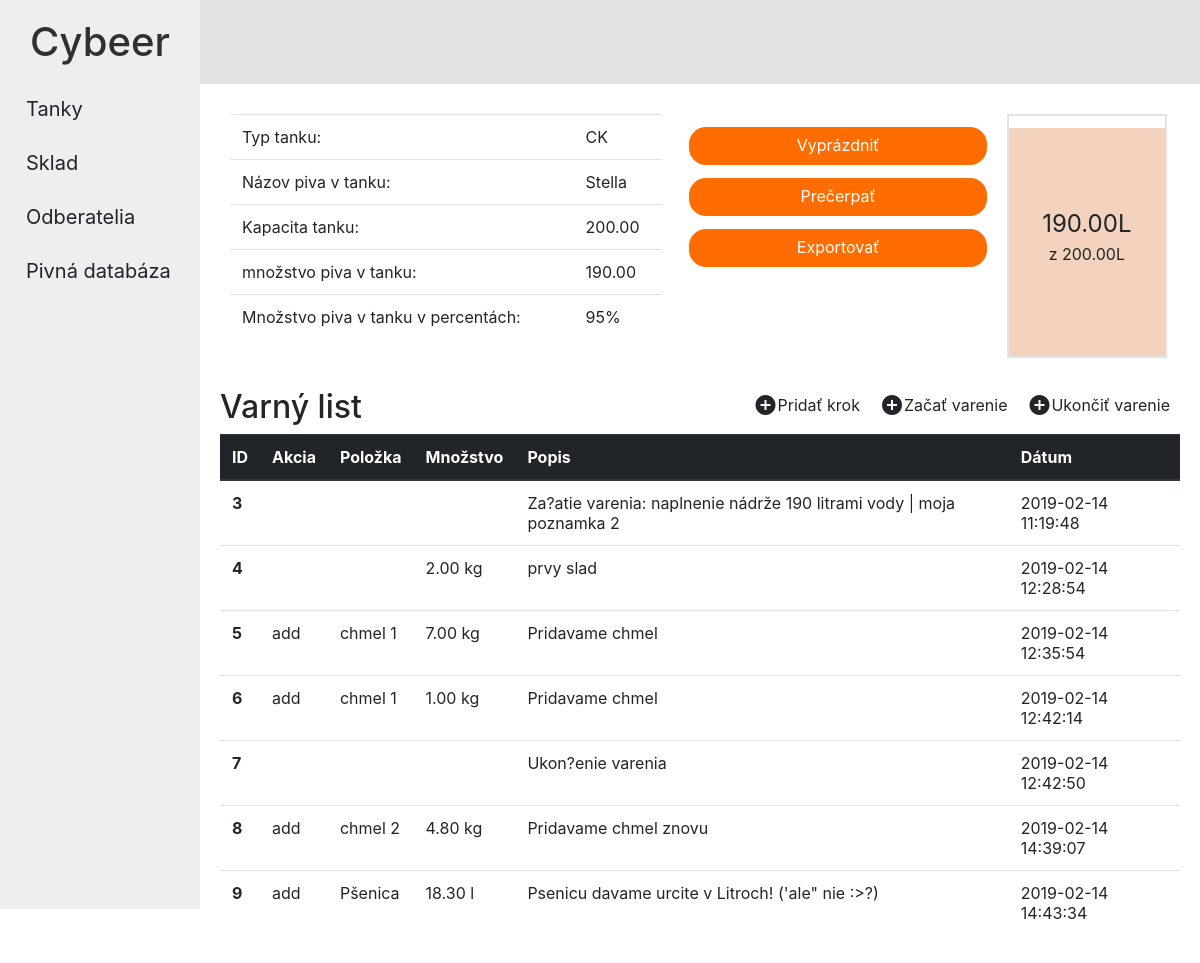
The app's page /index.php/tanks/view/5 with its own data.
### tables this page shows
CREATE TABLE `tanks` (
  `id` int(11) NOT NULL,
  `user_id` int(11) NOT NULL,
  `type` enum('CL','CK') NOT NULL,
  `name` varchar(100) DEFAULT NULL,
  `capacity` decimal(10,2) NOT NULL,
  `status` decimal(10,2) NOT NULL
);

CREATE TABLE `brewing_log` (
  `id` int(11) NOT NULL,
  `brewing_list_id` int(11) NOT NULL,
  `action` enum('add','deduct') DEFAULT NULL,
  `storage_id` int(11) DEFAULT NULL,
  `amount` decimal(10,2) DEFAULT NULL,
  `units` enum('kg','l','ks') DEFAULT NULL,
  `description` varchar(255) DEFAULT NULL,
  `created` timestamp NOT NULL DEFAULT CURRENT_TIMESTAMP
);

CREATE TABLE `storage` (
  `id` int(11) NOT NULL,
  `user_id` int(11) NOT NULL,
  `name` varchar(255) NOT NULL,
  `amount` decimal(10,2) NOT NULL,
  `units` enum('kg','l','ks') NOT NULL
);

### application/controllers/tanks.php (called while the page is built, shortened)
<?php
class Tanks extends CI_Controller {
    public function __construct()
    {
        $this->load->model('tanks_model');
        $this->load->model('brewing_model');
        $this->load->helper('url_helper');
        $this->load->helper('html');
    }
    public function view($id = NULL)
    {
        $data['user']['id'] = 1;
        $data['tanks_item'] = $this->tanks_model->get_tanks($data['user']['id'], $id);
        $data['title'] = $data['tanks_item']['name'];
        $data['brew_list'] = $this->brewing_model->get_brew_list($id);
        $data['brew_log'] = $this->brewing_model->get_brew_log($data['brew_list']['id']);
        $this->load->view('templates/header', $data);
        $this->load->view('tanks/view', $data);
        $this->load->view('templates/footer');
    }
}

### index.php (called while the page is built, shortened)
<?php
require_once BASEPATH.'core/CodeIgniter.php';

### application/models/Tanks_model.php (called while the page is built, shortened)
<?php
class Tanks_model extends CI_Model {
    public function get_tanks($user_id = false, $id = false)
    {
        if ($id !== false) {
            $query = $this->db->get_where('tanks', array('id' => $id, 'user_id' => $user_id));
            return $this->calculate_fillings($query->row_array());
        } else if($user_id !== false) {
            $query = $this->db->get_where('tanks', array('user_id' => $user_id));
            $tanks = $this->calculate_fillings($query->result_array());
            return $tanks;
        } else {
            return false;
        }
    }
    private function calculate_fillings($tanks)
    {
        if (!isset($tanks['type'])) {
            foreach($tanks as &$tank) {
                $tank['filling_amount_percent'] = $tank['status'] / $tank['capacity'] * 100;
            }
            return $tanks;
        } else {
            $tanks['filling_amount_percent'] = $tanks['status'] / $tanks['capacity'] * 100;
            return $tanks;
        }
    }
}

### application/models/Brewing_model.php (called while the page is built, shortened)
<?php
class Brewing_model extends CI_Model {
    public function get_brew_list($id = null)
    {
        if ($id !== null) {
            $query = $this->db->get_where('brewing_lists', array('id' => $id));
            return $query->row_array();
        } else {
            return false;
        }
    }
    public function get_brew_log($brew_list_id = null)
    {
        if ($brew_list_id !== null) {
            $query = $this->db->get_where('brewing_log', array('brewing_list_id' => $brew_list_id));
            $brew_steps = $query->result_array();
            foreach($brew_steps as &$brew_step) {
                if(!empty($brew_step['storage_id'])) {
                    $query = $this->db->get_where('storage', array('id' => $brew_step['storage_id']));
                }
            }
            return $brew_steps;
        } else {
            return false;
        }
    }
}

### application/views/tanks/view.php (the view, shortened to what this page needs)
<div class="tank-view">
    <div class="left-column">
        <table class="table">
            <tbody>
                <tr>
                    <td>Typ tanku:</td>
                    <td><?php echo $tanks_item['type']; ?></td>
                </tr>
                <tr>
                    <td>Názov piva v tanku:</td>
                    <td><?php echo $tanks_item['name']; ?></td>
                </tr>
                <tr>
                    <td>Kapacita tanku:</td>
                    <td><?php echo $tanks_item['capacity']; ?></td>
                </tr>
                <tr>
                    <td>množstvo piva v tanku:</td>
                    <td><?php echo $tanks_item['status']; ?></td>
                </tr>
                <tr>
                    <td>Množstvo piva v tanku v percentách:</td>
                    <td><?php echo $tanks_item['filling_amount_percent']; ?>%</td>
                </tr>
            </tbody>
        </table>
    </div>
    <div class="right-column">
        <div class="tank-filling">
            <div class="filling" style="height: <?php echo $tanks_item['filling_amount_percent']; ?>%;"></div>
            <div class="outer">
              <div class="middle">
                <div class="inner">
                    <div class="filling_number"><?php echo $tanks_item['status']; ?>L</div>
                    <div class="capacity">z <?php echo $tanks_item['capacity']; ?>L</div>
                </div>
              </div>
            </div>
        </div>
    </div>
    <div class="middle-column">
        <div class="buttons">
            <a href="<?php echo site_url('tanks/empty_tank/'.$tanks_item['id']); ?>">
                <div class="button empty">Vyprázdniť</div>
            </a>
            <a href="<?php echo site_url('tanks/cast_tank/'.$tanks_item['id']); ?>">
                <div class="button cast">Prečerpať</div>
            </a>
            <a href="<?php echo site_url('export/create/'.$tanks_item['id']); ?>">
                <div class="button fill">Exportovať</div>
            </a>
        </div>
    </div>
    <div class="brew-list">
        <div class="float-left">
            <h2>Varný list</h2>
        </div>
        <a href="<?php echo site_url('brewing/finish/'.$tanks_item['id']); ?>">
            <div class="finish-brewing-button">
                <i class="material-icons">add_circle</i>
                <div class="text">Ukončiť varenie</div>
            </div>
        </a>
        <a href="<?php echo site_url('brewing/start/'.$tanks_item['id']); ?>">
            <div class="start-brewing-button">
                <i class="material-icons">add_circle</i>
                <div class="text">Začať varenie</div>
            </div>
        </a>
        <a href="<?php echo site_url('brewing/add_step/'.$brew_list['id']); ?>">
            <div class="add-step-button">
                <i class="material-icons">add_circle</i>
                <div class="text">Pridať krok</div>
            </div>
        </a>
        <table class="table">
            <thead class="thead-dark">
                <tr>
                  <th scope="col">ID</th>
                  <th scope="col">Akcia</th>
                  <th scope="col">Položka</th>
                  <th scope="col">Množstvo</th>
                  <th scope="col">Popis</th>
                  <th scope="col">Dátum</th>
                </tr>
            </thead>
            <tbody>
                <?php if(!empty($brew_log)) { foreach ($brew_log as $brew_step): ?>
                    <tr>
                        <th scope="col"><?php echo $brew_step['id']; ?></th>
                        <td scope="col"><?php echo $brew_step['action']; ?></td>
                        <td scope="col"><?php echo $brew_step['storage_item']['name']; ?></td>
                        <td scope="col"><?php echo $brew_step['amount'].' '.$brew_step['units']; ?></td>
                        <td scope="col"><?php echo $brew_step['description']; ?></td>
                        <td scope="col"><?php echo $brew_step['created']; ?></td>
                    </tr>
                <?php endforeach; } ?>
            </tbody>
        </table>
    </div>
</div>

### assets/css/styles.css (style rules this page uses)
.float-left { float: left; }
html { font-family: 'Raleway', sans-serif; color: #303030; }
body { display: block; margin: 0; }
a { color: inherit; }

### assets/css/tanks.css (style rules this page uses)
.tank-filling { position: relative; width: 100%; height: 200px; border: 2px solid white; }
.filling { position: absolute; width: 100%; height: 33%; bottom: 0; background: #F3D3BE; }
.filling_number { font-size: 24px; text-align: center; }
.capacity { font-size: 16px; text-align: center; }
.outer { display: table; position: absolute; height: 100%; width: 100%; }
.middle { display: table-cell; vertical-align: middle; }
.inner { margin-left: auto; margin-right: auto; width: 100px; }
.tank-view .left-column { position: relative; float: left; width: 45%; padding: 10px; }
.tank-view .middle-column { position: relative; float: right; width: 31%; padding: 10px; }
.tank-view .right-column { position: relative; float: right; width: 17%; padding: 10px; }
.tank-view .right-column .tank-filling { border-color: #e3e3e3; width: 156px; height: 240px; }
.tank-view .button { cursor: pointer; width: 100%; height: 38px; margin: 13px 0; text-align: center; line-height: 37px; background-color: #FF6D00; color: white; border-radius: 17px; }
.brew-list { margin: 20px 0 0 0; }
.add-step-button { position: relative; float: right; margin: 5px 10px; }
.add-step-button .text { float: right; }
.start-brewing-button { position: relative; float: right; margin: 5px 10px; }
.start-brewing-button .text { float: right; }
.finish-brewing-button { position: relative; float: right; margin: 5px 10px; }
.finish-brewing-button .text { float: right; }

### records on screen
tanks: type "CK", name "Stella", capacity "200.00", status "190.00"
brewing_log: id "3", description "Za?atie varenia: naplnenie nádrže 190 litrami vody | moja poznamka 2", created "2019-02-14 11:19:48"
brewing_log: id "4", amount "2.00", units "kg", description "prvy slad", created "2019-02-14 12:28:54"
brewing_log: id "5", action "add", storage.name "chmel 1", amount "7.00", units "kg", description "Pridavame chmel", created "2019-02-14 12:35:54"
brewing_log: id "6", action "add", storage.name "chmel 1", amount "1.00", units "kg", description "Pridavame chmel", created "2019-02-14 12:42:14"
brewing_log: id "7", description "Ukon?enie varenia", created "2019-02-14 12:42:50"
brewing_log: id "8", action "add", storage.name "chmel 2", amount "4.80", units "kg", description "Pridavame chmel znovu", created "2019-02-14 14:39:07"
brewing_log: id "9", action "add", storage.name "Pšenica", amount "18.30", units "l", description "Psenicu davame urcite v Litroch! ('ale\" nie :>?)", created "2019-02-14 14:43:34"

### other values on screen
$tanks_item['filling_amount_percent'] "95"
